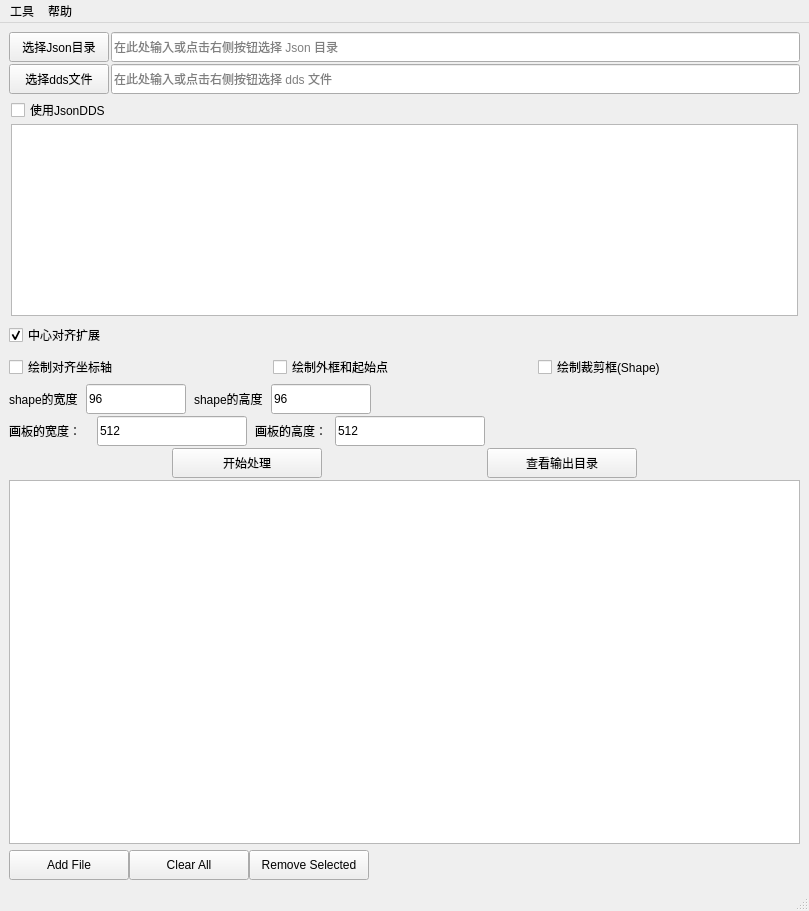
<?xml version="1.0" encoding="UTF-8"?>
<ui version="4.0">
 <class>MainWindow</class>
 <widget class="QMainWindow" name="MainWindow">
  <property name="geometry">
   <rect>
    <x>0</x>
    <y>0</y>
    <width>809</width>
    <height>911</height>
   </rect>
  </property>
  <property name="windowTitle">
   <string>Sprite处理程序 - PySide6示例</string>
  </property>
  <widget class="QWidget" name="centralwidget">
   <property name="maximumSize">
    <size>
     <width>16777215</width>
     <height>16777215</height>
    </size>
   </property>
   <layout class="QVBoxLayout" name="verticalLayout_2">
    <property name="spacing">
     <number>2</number>
    </property>
    <item>
     <layout class="QHBoxLayout" name="horizontalLayout_3">
      <item>
       <widget class="QPushButton" name="pushButton_select_json_dir">
        <property name="minimumSize">
         <size>
          <width>100</width>
          <height>30</height>
         </size>
        </property>
        <property name="text">
         <string>选择Json目录</string>
        </property>
       </widget>
      </item>
      <item>
       <widget class="QLineEdit" name="lineEdit_json_dir">
        <property name="minimumSize">
         <size>
          <width>0</width>
          <height>30</height>
         </size>
        </property>
        <property name="placeholderText">
         <string>在此处输入或点击右侧按钮选择 Json 目录</string>
        </property>
       </widget>
      </item>
     </layout>
    </item>
    <item>
     <layout class="QHBoxLayout" name="horizontalLayout">
      <item>
       <widget class="QPushButton" name="pushButton_select_dds_file">
        <property name="minimumSize">
         <size>
          <width>100</width>
          <height>30</height>
         </size>
        </property>
        <property name="text">
         <string>选择dds文件</string>
        </property>
       </widget>
      </item>
      <item>
       <widget class="QLineEdit" name="lineEdit_dds_file">
        <property name="minimumSize">
         <size>
          <width>0</width>
          <height>30</height>
         </size>
        </property>
        <property name="placeholderText">
         <string>在此处输入或点击右侧按钮选择 dds 文件</string>
        </property>
       </widget>
      </item>
     </layout>
    </item>
    <item>
     <widget class="QWidget" name="widget_json_dds" native="true">
      <property name="minimumSize">
       <size>
        <width>0</width>
        <height>200</height>
       </size>
      </property>
      <layout class="QVBoxLayout" name="verticalLayout_3">
       <property name="spacing">
        <number>2</number>
       </property>
       <property name="leftMargin">
        <number>2</number>
       </property>
       <property name="topMargin">
        <number>2</number>
       </property>
       <property name="rightMargin">
        <number>2</number>
       </property>
       <property name="bottomMargin">
        <number>2</number>
       </property>
       <item>
        <widget class="QCheckBox" name="checkBoxUseDDsJson">
         <property name="text">
          <string>使用JsonDDS</string>
         </property>
        </widget>
       </item>
       <item>
        <widget class="QTextEdit" name="textEdit"/>
       </item>
      </layout>
     </widget>
    </item>
    <item>
     <layout class="QHBoxLayout" name="horizontalLayout_4">
      <item>
       <widget class="QCheckBox" name="checkBoxCenterAndResize256">
        <property name="minimumSize">
         <size>
          <width>0</width>
          <height>30</height>
         </size>
        </property>
        <property name="text">
         <string>中心对齐扩展</string>
        </property>
        <property name="checked">
         <bool>true</bool>
        </property>
       </widget>
      </item>
     </layout>
    </item>
    <item>
     <layout class="QHBoxLayout" name="horizontalLayout_6">
      <item>
       <widget class="QCheckBox" name="checkBoxDrawAxis">
        <property name="minimumSize">
         <size>
          <width>0</width>
          <height>30</height>
         </size>
        </property>
        <property name="text">
         <string>绘制对齐坐标轴</string>
        </property>
       </widget>
      </item>
      <item>
       <widget class="QCheckBox" name="checkBoxDrawBorderAndOrigin">
        <property name="enabled">
         <bool>true</bool>
        </property>
        <property name="minimumSize">
         <size>
          <width>0</width>
          <height>30</height>
         </size>
        </property>
        <property name="text">
         <string>绘制外框和起始点</string>
        </property>
       </widget>
      </item>
      <item>
       <widget class="QCheckBox" name="checkBoxDrawShape">
        <property name="enabled">
         <bool>true</bool>
        </property>
        <property name="minimumSize">
         <size>
          <width>0</width>
          <height>30</height>
         </size>
        </property>
        <property name="text">
         <string>绘制裁剪框(Shape)</string>
        </property>
       </widget>
      </item>
     </layout>
    </item>
    <item>
     <layout class="QHBoxLayout" name="horizontalLayout_5">
      <property name="spacing">
       <number>8</number>
      </property>
      <item>
       <widget class="QLabel" name="label">
        <property name="minimumSize">
         <size>
          <width>0</width>
          <height>30</height>
         </size>
        </property>
        <property name="text">
         <string>shape的宽度</string>
        </property>
       </widget>
      </item>
      <item>
       <widget class="QLineEdit" name="lineEdit_shape_width">
        <property name="minimumSize">
         <size>
          <width>0</width>
          <height>30</height>
         </size>
        </property>
        <property name="maximumSize">
         <size>
          <width>100</width>
          <height>16777215</height>
         </size>
        </property>
        <property name="text">
         <string>96</string>
        </property>
        <property name="echoMode">
         <enum>QLineEdit::EchoMode::Normal</enum>
        </property>
       </widget>
      </item>
      <item>
       <widget class="QLabel" name="label_2">
        <property name="minimumSize">
         <size>
          <width>0</width>
          <height>30</height>
         </size>
        </property>
        <property name="text">
         <string>shape的高度</string>
        </property>
       </widget>
      </item>
      <item>
       <widget class="QLineEdit" name="lineEdit_shape_height">
        <property name="minimumSize">
         <size>
          <width>0</width>
          <height>30</height>
         </size>
        </property>
        <property name="maximumSize">
         <size>
          <width>100</width>
          <height>16777215</height>
         </size>
        </property>
        <property name="text">
         <string>96</string>
        </property>
       </widget>
      </item>
      <item>
       <spacer name="horizontalSpacer">
        <property name="orientation">
         <enum>Qt::Orientation::Horizontal</enum>
        </property>
        <property name="sizeHint" stdset="0">
         <size>
          <width>40</width>
          <height>20</height>
         </size>
        </property>
       </spacer>
      </item>
     </layout>
    </item>
    <item>
     <layout class="QHBoxLayout" name="horizontalLayout_7">
      <property name="spacing">
       <number>8</number>
      </property>
      <item>
       <widget class="QLabel" name="label_3">
        <property name="minimumSize">
         <size>
          <width>80</width>
          <height>30</height>
         </size>
        </property>
        <property name="maximumSize">
         <size>
          <width>80</width>
          <height>16777215</height>
         </size>
        </property>
        <property name="text">
         <string>画板的宽度：</string>
        </property>
       </widget>
      </item>
      <item>
       <widget class="QLineEdit" name="lineEdit_canvas_width">
        <property name="minimumSize">
         <size>
          <width>0</width>
          <height>30</height>
         </size>
        </property>
        <property name="maximumSize">
         <size>
          <width>150</width>
          <height>16777215</height>
         </size>
        </property>
        <property name="text">
         <string>512</string>
        </property>
       </widget>
      </item>
      <item>
       <widget class="QLabel" name="label_4">
        <property name="minimumSize">
         <size>
          <width>70</width>
          <height>30</height>
         </size>
        </property>
        <property name="maximumSize">
         <size>
          <width>80</width>
          <height>16777215</height>
         </size>
        </property>
        <property name="text">
         <string>画板的高度：</string>
        </property>
       </widget>
      </item>
      <item>
       <widget class="QLineEdit" name="lineEdit_canvas_height">
        <property name="minimumSize">
         <size>
          <width>0</width>
          <height>30</height>
         </size>
        </property>
        <property name="maximumSize">
         <size>
          <width>150</width>
          <height>16777215</height>
         </size>
        </property>
        <property name="text">
         <string>512</string>
        </property>
       </widget>
      </item>
      <item>
       <spacer name="horizontalSpacer_2">
        <property name="orientation">
         <enum>Qt::Orientation::Horizontal</enum>
        </property>
        <property name="sizeHint" stdset="0">
         <size>
          <width>40</width>
          <height>20</height>
         </size>
        </property>
       </spacer>
      </item>
     </layout>
    </item>
    <item>
     <layout class="QHBoxLayout" name="horizontalLayout_2">
      <item>
       <widget class="QPushButton" name="pushButton_start">
        <property name="minimumSize">
         <size>
          <width>0</width>
          <height>30</height>
         </size>
        </property>
        <property name="maximumSize">
         <size>
          <width>150</width>
          <height>16777215</height>
         </size>
        </property>
        <property name="text">
         <string>开始处理</string>
        </property>
       </widget>
      </item>
      <item>
       <widget class="QPushButton" name="pushButton_open_output_dir">
        <property name="minimumSize">
         <size>
          <width>0</width>
          <height>30</height>
         </size>
        </property>
        <property name="maximumSize">
         <size>
          <width>150</width>
          <height>16777215</height>
         </size>
        </property>
        <property name="text">
         <string>查看输出目录</string>
        </property>
       </widget>
      </item>
     </layout>
    </item>
    <item>
     <widget class="QWidget" name="widget" native="true">
      <property name="minimumSize">
       <size>
        <width>0</width>
        <height>400</height>
       </size>
      </property>
      <layout class="QVBoxLayout" name="verticalLayout">
       <property name="leftMargin">
        <number>0</number>
       </property>
       <property name="topMargin">
        <number>0</number>
       </property>
       <property name="rightMargin">
        <number>0</number>
       </property>
       <property name="bottomMargin">
        <number>0</number>
       </property>
       <item>
        <widget class="QWidget" name="widget_2" native="true">
         <layout class="QHBoxLayout" name="horizontalLayout_8">
          <property name="spacing">
           <number>60</number>
          </property>
          <property name="leftMargin">
           <number>0</number>
          </property>
          <property name="topMargin">
           <number>0</number>
          </property>
          <property name="rightMargin">
           <number>0</number>
          </property>
          <property name="bottomMargin">
           <number>0</number>
          </property>
          <item>
           <widget class="QListWidget" name="listWidget_file_list"/>
          </item>
         </layout>
        </widget>
       </item>
       <item>
        <widget class="QWidget" name="widget_3" native="true">
         <property name="minimumSize">
          <size>
           <width>0</width>
           <height>30</height>
          </size>
         </property>
         <layout class="QHBoxLayout" name="horizontalLayout_9">
          <property name="spacing">
           <number>0</number>
          </property>
          <property name="leftMargin">
           <number>0</number>
          </property>
          <property name="topMargin">
           <number>0</number>
          </property>
          <property name="rightMargin">
           <number>0</number>
          </property>
          <property name="bottomMargin">
           <number>0</number>
          </property>
          <item>
           <widget class="QPushButton" name="addFileButton">
            <property name="minimumSize">
             <size>
              <width>120</width>
              <height>30</height>
             </size>
            </property>
            <property name="text">
             <string>Add File</string>
            </property>
           </widget>
          </item>
          <item>
           <widget class="QPushButton" name="clearFileButton">
            <property name="minimumSize">
             <size>
              <width>120</width>
              <height>30</height>
             </size>
            </property>
            <property name="text">
             <string>Clear All</string>
            </property>
           </widget>
          </item>
          <item>
           <widget class="QPushButton" name="removeFileButton">
            <property name="minimumSize">
             <size>
              <width>120</width>
              <height>30</height>
             </size>
            </property>
            <property name="text">
             <string>Remove Selected</string>
            </property>
           </widget>
          </item>
          <item>
           <spacer name="horizontalSpacer_3">
            <property name="orientation">
             <enum>Qt::Orientation::Horizontal</enum>
            </property>
            <property name="sizeHint" stdset="0">
             <size>
              <width>40</width>
              <height>20</height>
             </size>
            </property>
           </spacer>
          </item>
         </layout>
        </widget>
       </item>
      </layout>
     </widget>
    </item>
   </layout>
  </widget>
  <widget class="QMenuBar" name="menubar">
   <property name="geometry">
    <rect>
     <x>0</x>
     <y>0</y>
     <width>809</width>
     <height>33</height>
    </rect>
   </property>
   <widget class="QMenu" name="menu">
    <property name="title">
     <string>工具</string>
    </property>
    <addaction name="actionname_fix"/>
    <addaction name="action_rotate_fix"/>
   </widget>
   <widget class="QMenu" name="menu_2">
    <property name="title">
     <string>帮助</string>
    </property>
    <addaction name="action_about_editor"/>
    <addaction name="action_product_info"/>
   </widget>
   <addaction name="menu"/>
   <addaction name="menu_2"/>
  </widget>
  <widget class="QStatusBar" name="statusbar"/>
  <action name="actionname_fix">
   <property name="text">
    <string>PNG批量重命名</string>
   </property>
  </action>
  <action name="action_about_editor">
   <property name="text">
    <string>作者信息</string>
   </property>
  </action>
  <action name="action_product_info">
   <property name="text">
    <string>工具说明</string>
   </property>
  </action>
  <action name="action_rotate_fix">
   <property name="text">
    <string>PNG图像旋转修复</string>
   </property>
  </action>
 </widget>
 <resources/>
 <connections/>
</ui>
